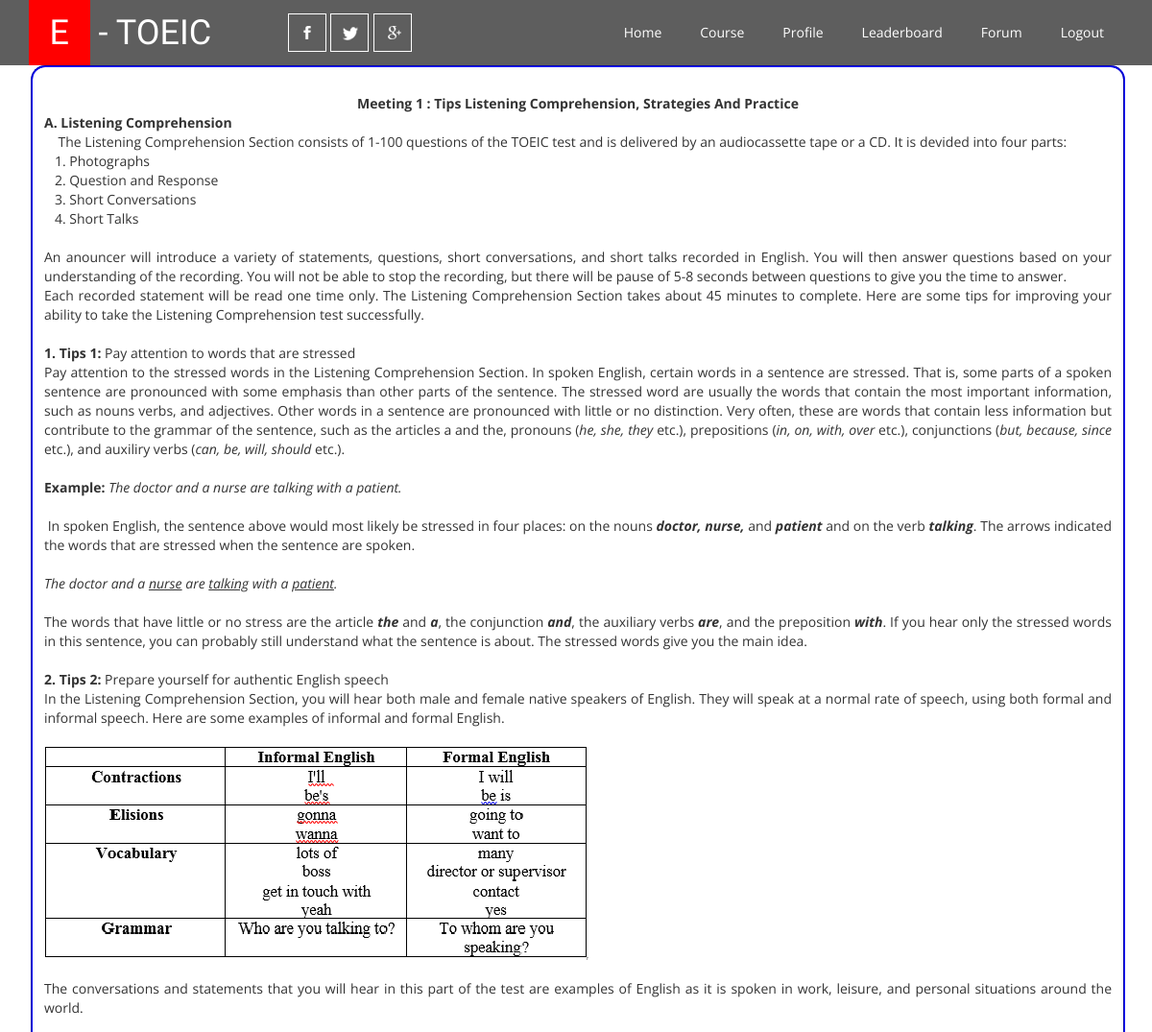
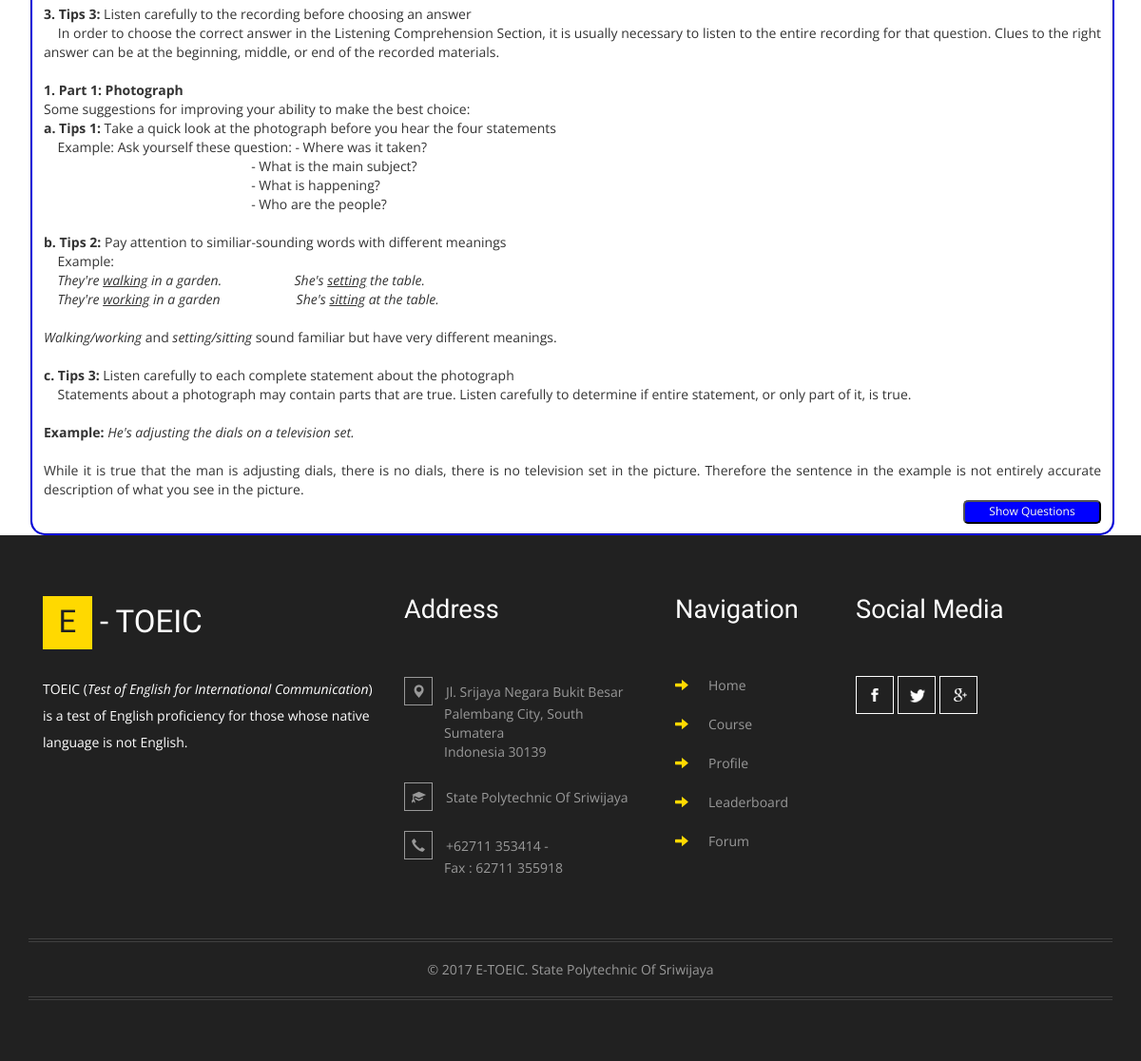
The page /main.php?p=latihan-show&id=meeting1 (signed in) on the database its author committed (2 pictures, top to bottom).
### tables this page shows
CREATE TABLE IF NOT EXISTS `materi` (
  `id_materi` varchar(11) NOT NULL,
  `isi_materi` text NOT NULL,
  PRIMARY KEY (`id_materi`)
);

### file/latihan-show.php (the view, shortened to what this page needs)
<?php
if($_SESSION['level']=='user') {
?>
<div class="container">
<fieldset>
<?php
$sql="select * from materi where id_materi ='$_GET[id]'";
$proses=mysql_query($sql);
$data=mysql_fetch_array($proses);
	$kode = mysql_num_rows($proses);
	if ($kode==''){
?>
<div align="center">
Materi Not Created
</div>
<?php
} else {
?>
<br>
<div style="text-align:justify;"><?php echo $data['isi_materi']?></div>
<?php
}
?>
<a id="penampakan" href="javascript:toggle();"  style="float:right;"><button class="tambah">Show Questions</button></a>
</fieldset>
</div>
<?php
}else{
echo '<script language="javascript">alert("Can not access data..!!"); document.location="index.php";</script>';
}
?>

### css/style.css (style rules this page uses)
html, body { font-size: 100%; font-family: 'Open Sans', sans-serif; background:#ffffff; margin: 0; }
p,ul li { margin:0; font-size:14px; }

### css/style1.css (style rules this page uses)
fieldset { width: 100%; background:#fff; border-color:blue; border-radius:15px; }
.tambah { width:145px; height:25px; font-size:12px; color: #ffffff; text-shadow: 0 -1px 0 rgba(0, 0, 0, 0.25); background-color:blue; cursor:pointer; -webkit-border-radius: 4px; -moz-border-radius: 4px; border-radius: 5px; -webkit-box-shadow: inset 0 1px 1px rgba(0, 0, 0, 0.05); -moz-box-shadow: inset 0 1px 1px rgba(0, 0, 0, 0.05); box-shadow: inset 0 1px 1px rgba(0, 0, 0, 0.05); }
@media (min-width: 920px) { fieldset { display:block; } }

### rows shown on the page
materi: isi_materi "Meeting 1 : Tips Listening Comprehension, Strategies And Practice A. Listening Comprehension The Listening Comprehension Section consists of 1-100 questions of the TOEIC test and is delivered by an audiocassette tape or a CD. It is devided into four parts: 1. Photographs 2. Question and Response 3. Short Conversations 4. Short Talks An anouncer will introduce a variety of statements, questions, short conversations, and short talks recorded in English. You will then answer questions based on your understanding of the recording. You will not be able to stop the recording, but there will be pause of 5-8 seconds between questions to give you the time to answer. Each recorded statement will be…", isi_materi (picture)
